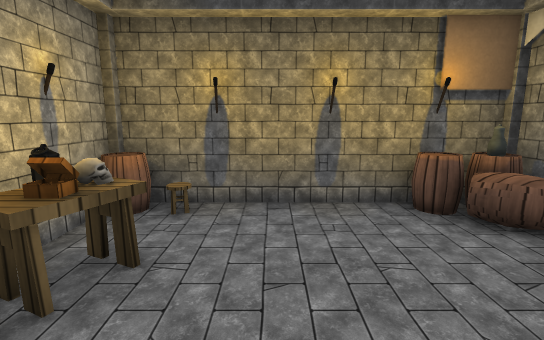
View 1 (above)

12 first-person views from a walk through a Unity game level. The camera is 1.3 m above the floor, tilts 10° down and sees 85° across. Doors are open. The floor is counted in squares, 1 m on a side. Each view is taken from the middle of a square. On the plan, view 1 faces up. The plan holds only what a view shows up to about 14 squares ahead; the rest is blank. The place goes on beyond the plan. The player character is not drawn. Some animated figures are left out. Some surface patterns are stand-ins.

View 2
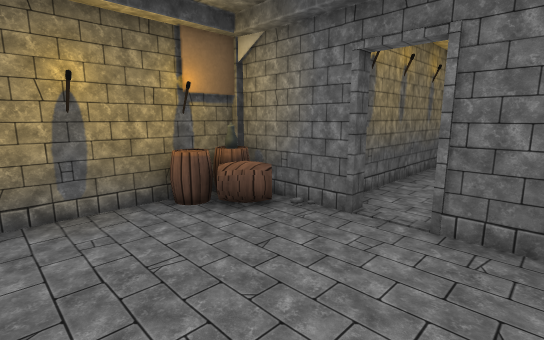

View 3
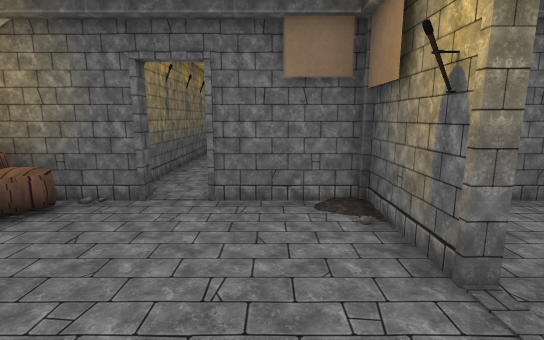

View 4
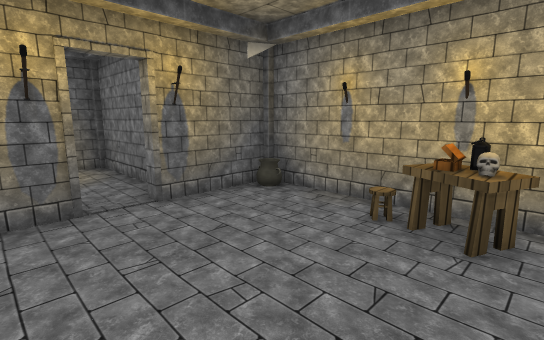

View 5
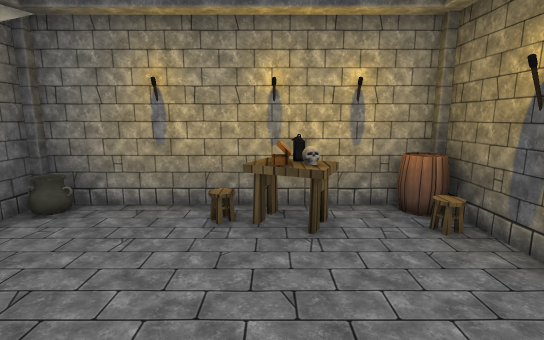

View 6
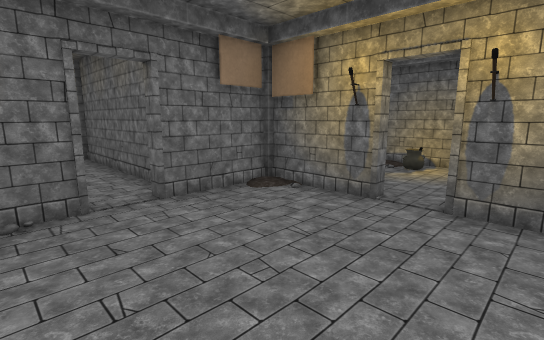

View 7
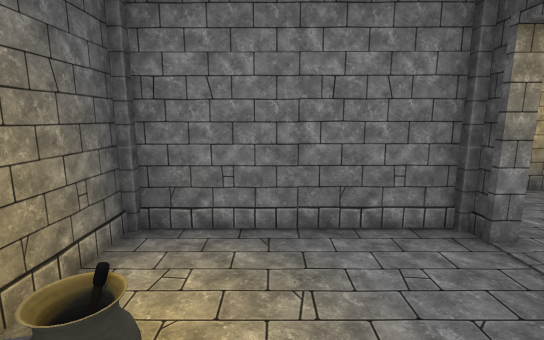

View 8
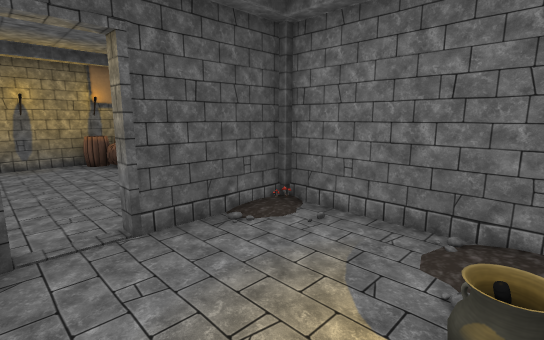

View 9
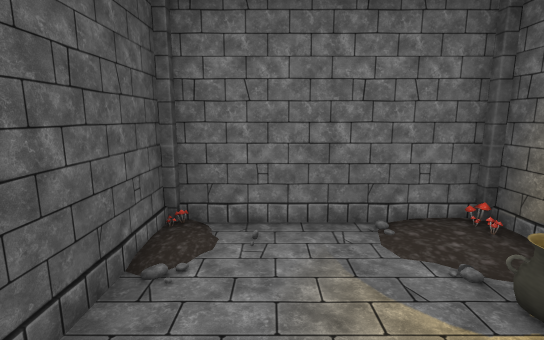

View 10
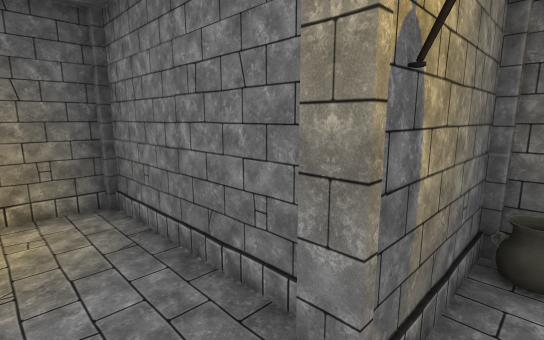

View 11
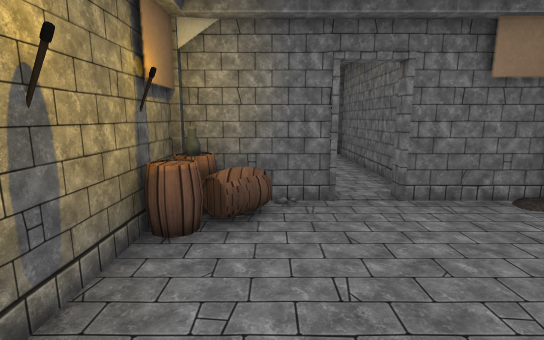

View 12
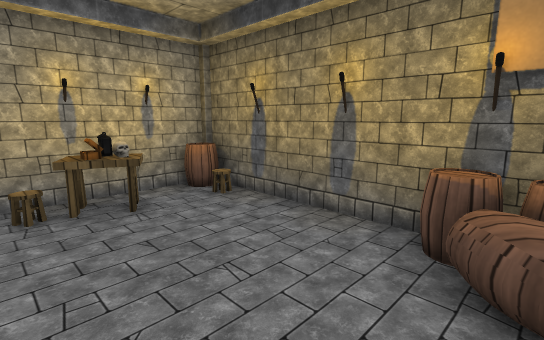

### Floor plan
Key: @ floor where view 1 was taken; # wall or solid block; . floor; D open door; B barrel; T torch; L lantern; A table; C chest; P pillar; O other object.
Columns run from 3 left of view 1 to 6 right of it. Each row starts with its distance up from view 1.
  5 ########
  4 #BT.TTB#
  3 #T....B##
  2 #LA....D##
  1 #C.....D.#
  0 #O.@...###
 -1 ###..TO#
 -2  ##PD#O#
 -3   #....#
 -4   #....#
 -5   #.#TO#
 -6   ######

Positions as (right, up) in squares from view 1, and headings:
1: (0, 0), facing up
2: (0, 0), facing up-right
3: (-1, 0), facing right
4: (2, 3), facing down-left
5: (2, 2), facing left
6: (-1, 3), facing down-right
7: (3, -4), facing left
8: (0, -5), facing up-right
9: (0, -3), facing right
10: (1, -1), facing down-left
11: (-1, 3), facing right
12: (3, 1), facing up-left
